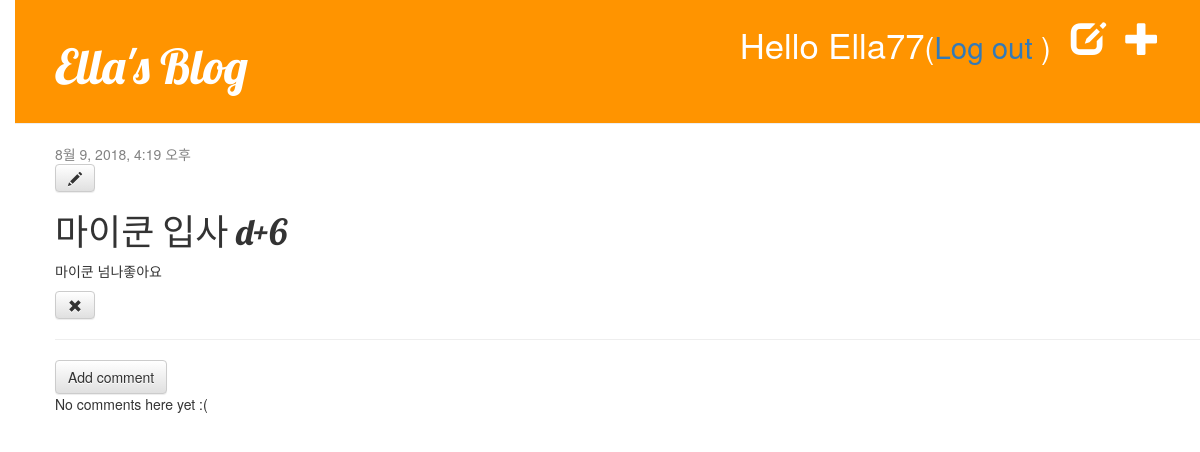
The page /post/1/ (signed in) on the database as committed earlier.
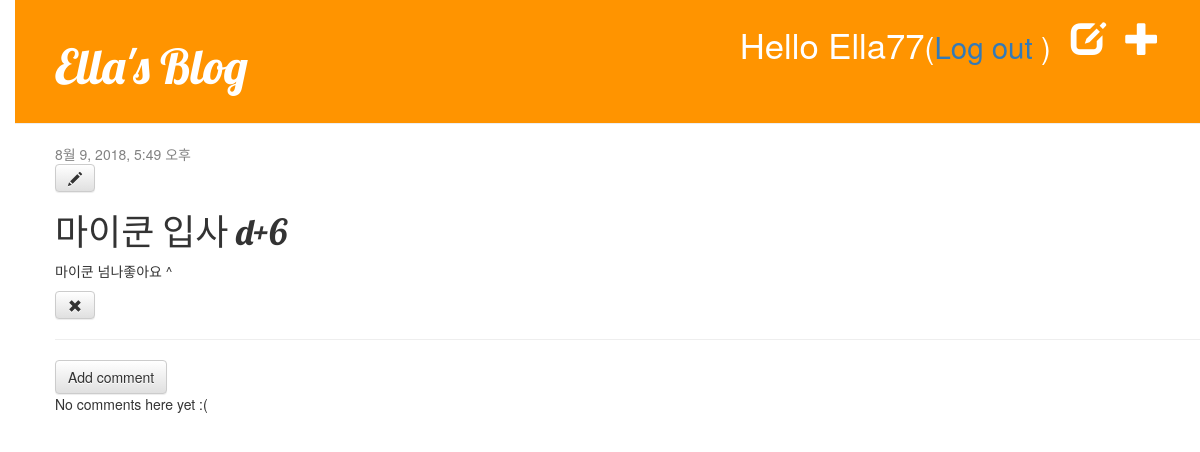
The same page on the database as committed later.
### blog/models.py (models this page shows, shortened)
class Post(models.Model):
    author = models.ForeignKey('auth.User', on_delete= models.CASCADE)
    title = models.CharField(max_length =200)
    text = models.TextField()
    created_date = models.DateTimeField(default = timezone.now)
    published_date = models.DateTimeField(blank = True, null = True)

### blog/views.py (the view)
# urls.py: url(r'^post/(?P<pk>[0-9]+)/$', views.post_detail, name='post_detail'),
def post_detail(request,pk):
    post = get_object_or_404(Post, pk=pk)
    return render(request, 'blog/post_detail.html', {'post': post})

### blog/templates/blog/post_detail.html
{%  extends 'blog/base.html' %}
{% block content %}
    <div class="posts">
        {% if post.published_date %}
            <div class="date">
                {{ post.published_date }}
            </div>
        {%  else %}
            <a class="btn btn-default" href="{% url 'post_publish' pk=post.pk %}">Publish</a>
        {% endif %}
        {%  if user.is_authenticated %}
        <a class="btn btn-default" href="{% url 'post_edit' pk=post.pk %}"><span
                class="glyphicon glyphicon-pencil"></span></a>
        {%  endif %}
        <h1>{{ post.title }}</h1>
        <p>{{ post.text |linebreaksbr }}</p>
        <a class="btn btn-default" href="{% url 'post_remove' pk=post.pk %}"><span class="glyphicon glyphicon-remove"></span></a>
    </div>
    <hr>
    <a class = "btn btn-default" href="{% url 'add_comment_to_post' pk=post.pk %}">Add comment</a>
    {% for comment in post.comments.all %}
        {% if user.is_authenticated or comment.approved_comment %}
        <div class="comment">
        <div class="date">
            {{ comment.created_date }}
            {% if not comment.approved_comment %}
            <a class ="btn btn-default" href="{% url 'comment_remove'  pk=comment.pk %}"><span class="glyphicon glyphicon-remove"></span></a>
            <a class="btn btn-default" href="{% url 'comment_approve' pk=comment.pk %}"><span class="glyphicon glyphicon-ok"></span></a>
            {% endif %}
    </div>
        <strong> {{ comment.author }}
        </strong>
        <p>{{ comment.text|linebreaks }}</p>
        </div>
        {% endif %}
    {% empty %}
        <p>No comments here yet :(</p>
    {% endfor %}
{% endblock %}

Rows that differ between the two databases and show on the page:
changed Post "마이쿤 입사 d+6": published_date "8월 9, 2018, 4:19 오후" → "8월 9, 2018, 5:49 오후"; text "마이쿤 넘나좋아요" → "마이쿤 넘나좋아요 ^"
